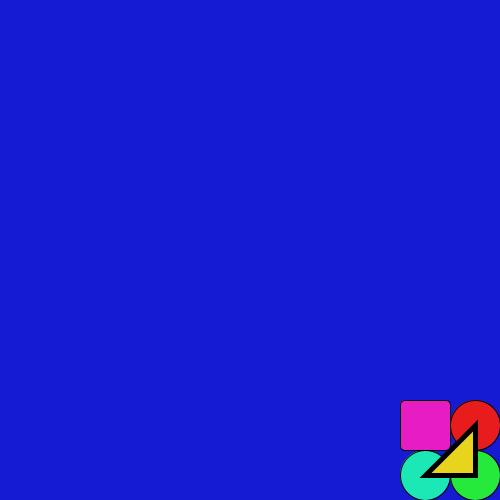
Frame 1 (no input)
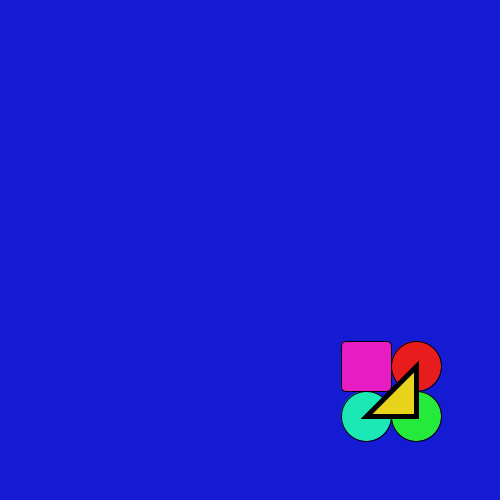
Frame 60 (the mouse pressed at the canvas centre just before this capture)
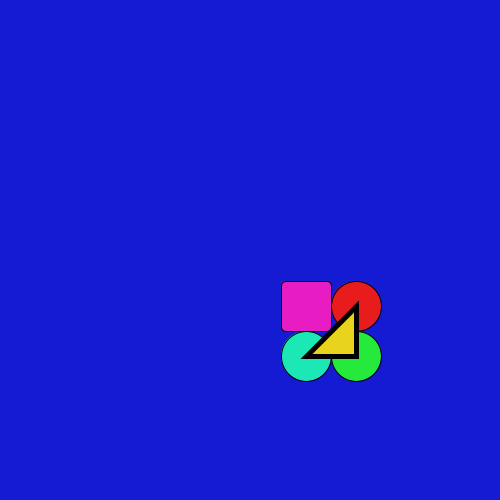
Frame 120 (the mouse held since frame 60 and released just before this capture)

The Processing sketch that drew these frames (run headless with seeded random() and noise(); from frame 60 on, the mouse is pressed at the canvas centre):

// Processing sketch: sketch_170929b
// ── sketch_170929b.pde

int x1 = 475;
int y1 = 475;

void setup() {
  size(500, 500);
  frameRate(60);
//  background(#151AD3);
}

void draw() {
  background(#151AD3);
  
  // Drawing out shape
  strokeWeight(1);
  fill(#26EA3B);
  ellipse(x1, y1, 50, 50);
  fill(#E81C1C);
  ellipse(x1, y1-50, 50,50);
  fill(#1CE8B6);
  ellipse(x1-50, y1, 50,50);
  fill(#E81CC3);
  rect(x1-75,y1-75,50,50,5);
  strokeWeight(5);
  fill(#E8D41C);
  triangle(x1,y1,x1-50,y1,x1,y1-50);
  
  // Moving the complete shape  
  // Method #2
  if (x1 > 75) {
   x1 = x1-1;
   y1 = y1-1;
  }
  
// Method #1  
//  if(x1 < 75) {
//    noLoop();
//  }

  println("x1= ",x1,"y1=  ",y1);
}
